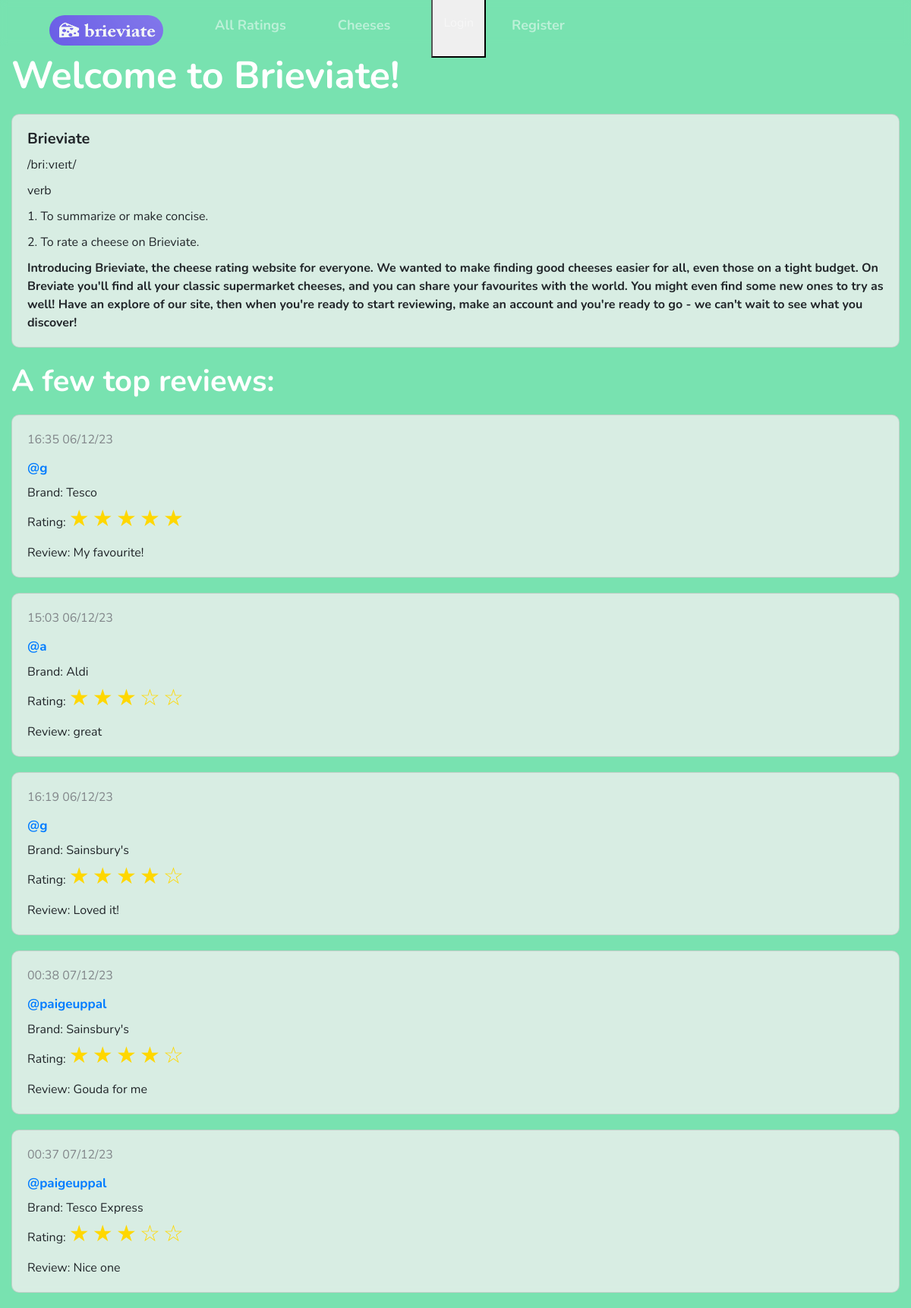
The page / on the database its author committed.
### app/models.py (models this page shows, shortened)
class Review(db.Model):
    id = db.Column(db.Integer, primary_key=True)
    cheese_id = db.Column(db.Integer, db.ForeignKey('cheese.id'))
    user_id = db.Column(db.Integer, db.ForeignKey('user.id'))
    date = db.Column(db.DateTime, index=True)
    brand = db.Column(db.String(50))
    review = db.Column(db.String(500))
    rating = db.Column(db.Integer)
    likes = db.Column(db.Integer, default=0)

class User(UserMixin, db.Model):
    id = db.Column(db.Integer, primary_key=True)
    username = db.Column(db.String(25), index=True, unique=True)
    email = db.Column(db.String(50), index=True, unique=True)
    password = db.Column(db.String(25))
    reviews = db.relationship('Review', backref='author', lazy='dynamic')
    liked = db.relationship('Review', secondary='user_likes_review', backref=db.backref('liked', lazy='dynamic'))

### app/ratings.py (the view)
@ratings.route('/')
def index():
    reviews_original = Review.query.order_by(Review.likes.desc()).limit(20).all()
    if len(reviews_original) > 5:
        reviews_random = random.sample(reviews_original, 5)
    else:
        reviews_random = reviews_original
    reviews = []
    for entry in reviews_random:
        review = {}
        review['id']=entry.id
        review['date'] = entry.date.strftime("%H:%M %d/%m/%y")
        review['user'] = User.query.filter_by(id=entry.user_id).first().username
        review['cheese'] = Cheese.query.filter_by(id=entry.cheese_id).first().name
        review['brand'] = entry.brand
        review['rating'] = entry.rating
        review['review'] = entry.review
        review['likes'] = entry.likes
        reviews.append(review)
    return render_template('index.html', reviews=reviews, title='Home')

### app/__init__.py (called while the page is built)
@app.before_request
def initial_setup():
    filename = app.static_folder + '/cheeses.txt'
    get_cheeses(filename)

### app/get_cheeses.py (called while the page is built)
def get_cheeses(filename):
    with open(filename, 'r') as file:
        cheeses = file.readlines()
        for cheese_name in cheeses:
            cheese_name = cheese_name.strip()
            existing_cheese = Cheese.query.filter_by(name=cheese_name).first()
            if not existing_cheese:
                cheese = Cheese(name=cheese_name)
                db.session.add(cheese)
        db.session.commit()

### app/templates/index.html
{% extends "base.html" %}
{% block content %}
<h1 class="page-title" style="text-align: left;">Welcome to Brieviate!</h1>
<div class="card">
    <div class="card-body">
        <h5 class="card-text-cheese">Brieviate</h5>
        <p class="card-text">/briːvɪeɪt/</p>
        <p class="card-text">verb</p>
        <p class="card-text">1. To summarize or make concise.</p>
        <p class="card-text">2. To rate a cheese on Brieviate.</p>
        <p class="card-text" style="font-weight: bold;">Introducing Brieviate, the cheese rating website for everyone. We wanted to make finding good cheeses easier for all, even those on a tight budget. On Breviate you'll find all your classic supermarket cheeses, and you can share your favourites with the world. You might even find some new ones to try as well! Have an explore of our site, then when you're ready to start reviewing, make an account and you're ready to go - we can't wait to see what you discover!</p>
    </div>
</div>
<h2 class="page-title-h2" style="text-align: left;">A few top reviews:</h2>
<div class="row">
    <div class="col-12">
        {% for review in reviews %}
        <div class="card">
            <div class="card-body">
                <p class="card-text-datetime">{{ review.date }}</p>
                <h5 class="card-text-username"><a href="{{ url_for ('ratings.user_ratings', username=review.user) }}">@{{ review.user }}</a></h5>
                <p class="card-text-brand">Brand: {{ review.brand }}</p>
                <p class="card-text">Rating:
                    {% for i in range(review.rating) %}
                    <span class="review-stars">&#9733;</span>
                    {% endfor %}
                    {% for i in range(5 - review.rating) %}
                    <span class="review-stars">&#9734;</span>
                {% endfor %}
                <p class="card-text">Review: {{ review.review }}</p>
            </div>
        </div>
        {% endfor %}
    </div>
</div>
{% endblock %}

### app/templates/base.html (shortened to what this page needs)
<!DOCTYPE html>
<html>
    <head>
    <link rel="stylesheet" href="https://stackpath.bootstrapcdn.com/bootstrap/4.2.1/css/bootstrap.min.css">
    <link rel="stylesheet" href="{{ url_for('static', filename='formatting.css') }}">
    </head>
    <body>
      <div>
        <nav class="navbar navbar-expand-sm navbar-dark">
          <div class="container-fluid">
            <ul class="navbar-nav">
              <li class="navbar-item">
                <button> <a class="nav-link" href="{{ url_for('ratings.index') }}"><img class="logo-icon" src="static/logo.png" alt="logo"></a></button>
              </li>
              <li class="navbar-item">
                <button> <a class="nav-link" href="{{ url_for('ratings.all_ratings') }}">All Ratings</a></button>
              </li>
              <li class="navbar-item">
                <button> <a class="nav-link" href="{{ url_for('cheeses.all_cheeses') }}">Cheeses</a></button>
              </li>
              {% if not current_user.is_authenticated %}
                <button> <a class="nav-link" href="{{ url_for('auth.login') }}">Login</a></button>
              <li class="navbar-item">
                <button> <a class="nav-link" href="{{ url_for('auth.register') }}">Register</a></button>
              </li>
              {% endif %}
            </ul>
          </div>
        </nav>
        <div class="container-fluid">
          {% block content %}{% endblock %}
        </div>
    </body>
  </html>

### app/static/formatting.css (style rules this page uses)
.navbar { backdrop-filter: blur(5px); display: flex; justify-content: center; margin-bottom: 10px; height: 60px; }
.navbar-item { margin: 0 10px; margin-top: 20px; list-style: none; }
.logo-icon { width: 150px; height: 40px; border-radius: 30px; background-color: #31d386; border: none; cursor: pointer; align-items: center; }
.navbar-item button, .navbar-dropdown { border: none; border-radius: 30px; padding: 8px 16px; background-color: transparent; color: white; font-weight: bold; font-size: 18px; transition: background-color 0.3s, color 0.3s; }
.page-title { color: #ffffff; font-size: 50px; text-align: center; font-weight: bold; margin-bottom: 20px; }
.page-title-h2 { font-size:40px; color: #ffffff; font-weight: bold; margin-bottom: 20px; }
.card { background-color: rgba(240, 240, 240, 0.8); backdrop-filter: blur(5px); border-radius: 10px; margin-bottom: 20px; }
.card-body { padding: 20px; }
.card-text { margin-bottom: 10px; }
.card-text-datetime { color: #818589; }
.card-text-username { font-size: 17px; font-weight: bold; margin-bottom: 10px; }
.card-text-cheese { font-size: 20px; font-weight:bold; margin-bottom: 10px; }
.card-text-brand { margin-bottom: 0px; }
.review-stars { color: gold; font-size: 30px; }
body { background-color: #78e2b0; font-family: 'Nunito'; font-size: 16px; }

### rows shown on the page
Review: brand "Tesco", review "My favourite!"
Review: brand "Aldi", review "great"
Review: brand "Sainsbury's", review "Loved it!"
User: user "paigeuppal" "paigeuppal"
Review: brand "Sainsbury's", review "Gouda for me"
Review: brand "Tesco Express", review "Nice one"

### other values the page prints
{{ review.date }} "16:35 06/12/23" "15:03 06/12/23" "16:19 06/12/23" "00:38 07/12/23" "00:37 07/12/23"
{{ review.user }} "g" "a" "g"
